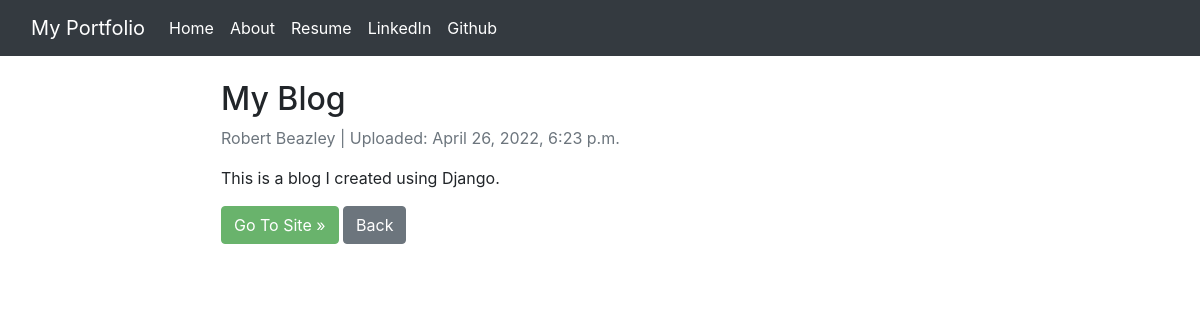
Page /portfolio/1/ on the earlier database version.
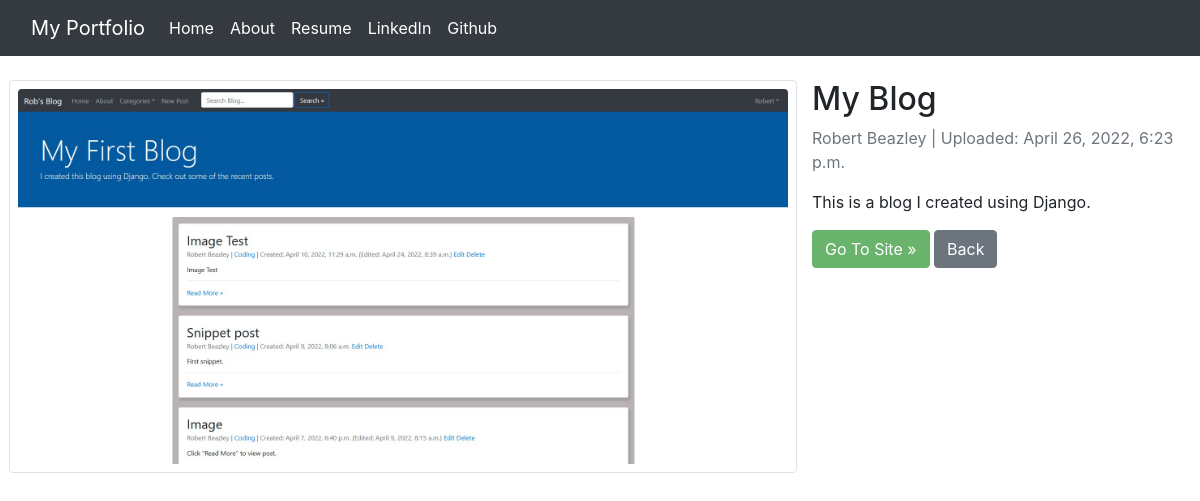
Same page on the later database version.
### portfolio/models.py (models this page shows, shortened)
class Projects(models.Model):
    order = models.IntegerField(default='1')
    title = models.CharField(max_length=200, unique=True)
    header_image = models.ImageField(null=True, blank=True, upload_to='images/projects')
    author = models.CharField(max_length=200,)
    pub_date = models.DateTimeField(auto_now_add=True)
    snippet = models.CharField(max_length=255, blank=True)
    description = models.TextField(blank=False)
    website_url = models.CharField(max_length=200, null=True, blank=True)
    class Meta:
        verbose_name = 'Project'

### portfolio/views.py (the view)
# urls.py: path('<int:pk>/', views.DetailView.as_view(), name='detail'),
class DetailView(generic.DetailView):
    model = Projects
    template_name = 'portfolio/detail.html'

### portfolio/templates/portfolio/detail.html (shortened to what this page needs)
{% extends 'portfolio/base.html' %}
{% load static %}
{% block body %}
<body>
    {% if projects.header_image %}
    <div class="container-fluid p-4">
        <div class="row">
            <div class="col-md-8 border rounded p-2">
                <img src="{{ projects.header_image.url }}" width="100%" class="img-fluid rounded"
                    alt="Responsive image">
            </div>
            <div class="col-md-4 ">
                <h2 class="">{{ projects.title }}</h2>
                <p class="text-muted">{{ projects.author }} |
                    Uploaded: {{ projects.pub_date }}
                </p>
                <p class="">{{ projects.description | safe }}</p>
                <a class="btn btn-success" href="{{ projects.website_url }}" id="site_link" role="button">Go To Site
                    &raquo;</a>
                <a class="btn btn-secondary" href="{% url 'portfolio:index' %}" role="button">Back</a>
            </div>
        </div>
    </div>
    {% else %}
    <div class="container-fluid p-4">
        <div class="row justify-content-center">
            <div class="col-md-8">
                <h2 class="">{{ projects.title }}</h2>
                <p class="text-muted">{{ projects.author }} |
                    Uploaded: {{ projects.pub_date }}
                </p>
                <p class="">{{ projects.description | safe }}</p>
                <a class="btn btn-success" href="{{ projects.website_url }}" id="site_link" role="button">Go To
                    Site
                    &raquo;</a>
                <a class="btn btn-secondary" href="{% url 'portfolio:index' %}" role="button">Back</a>
            </div>
        </div>
    </div>
    {% endif %}
</body>
{% endblock %}

Differences in the rows shown:
changed Projects "My Blog": header_image: picture added; header_image empty → "images/projects/Screenshot_2022-05-07_144402.jpg" (drawn)
